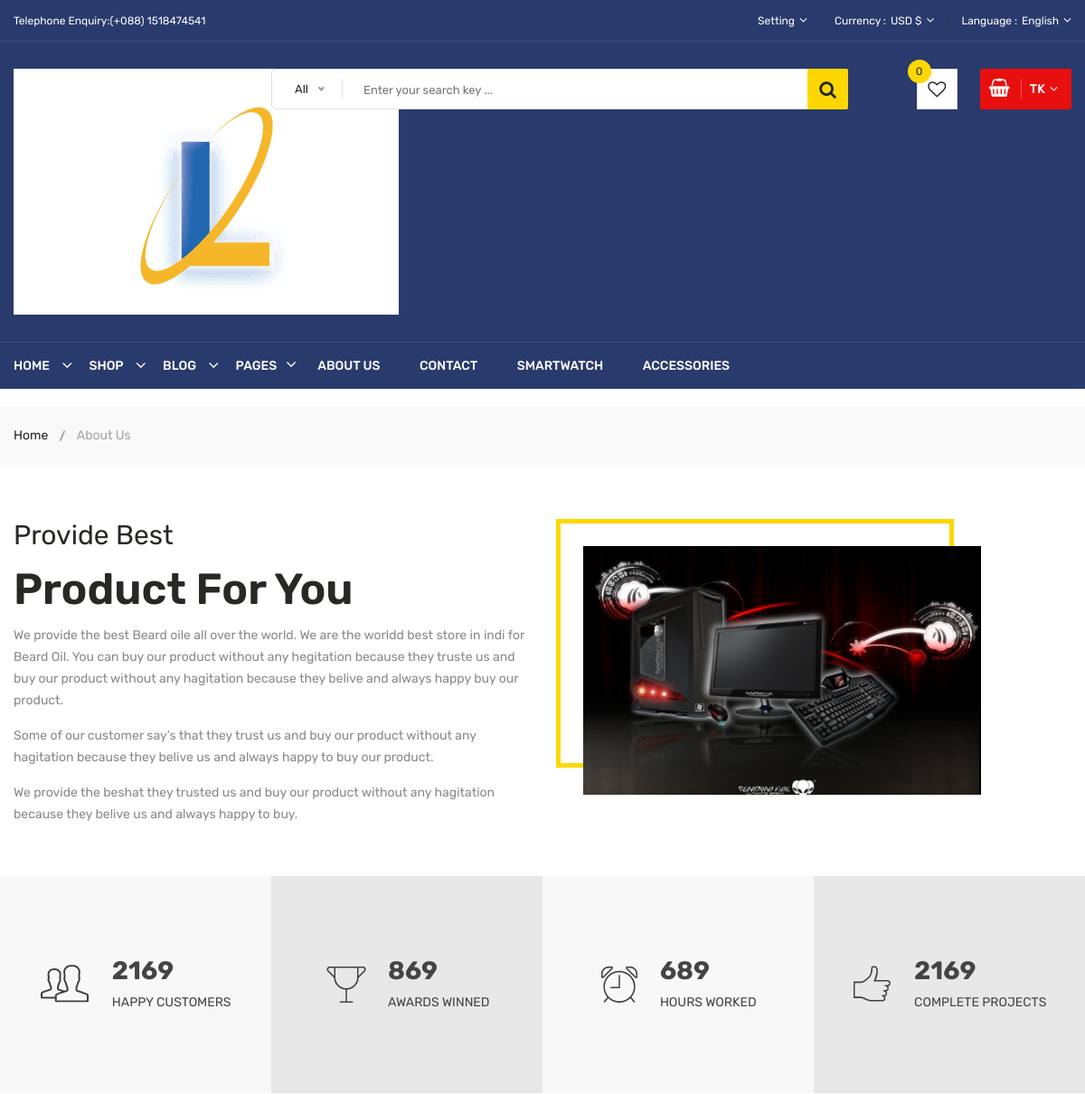
Page /about/ (upper part) on the earlier database version.
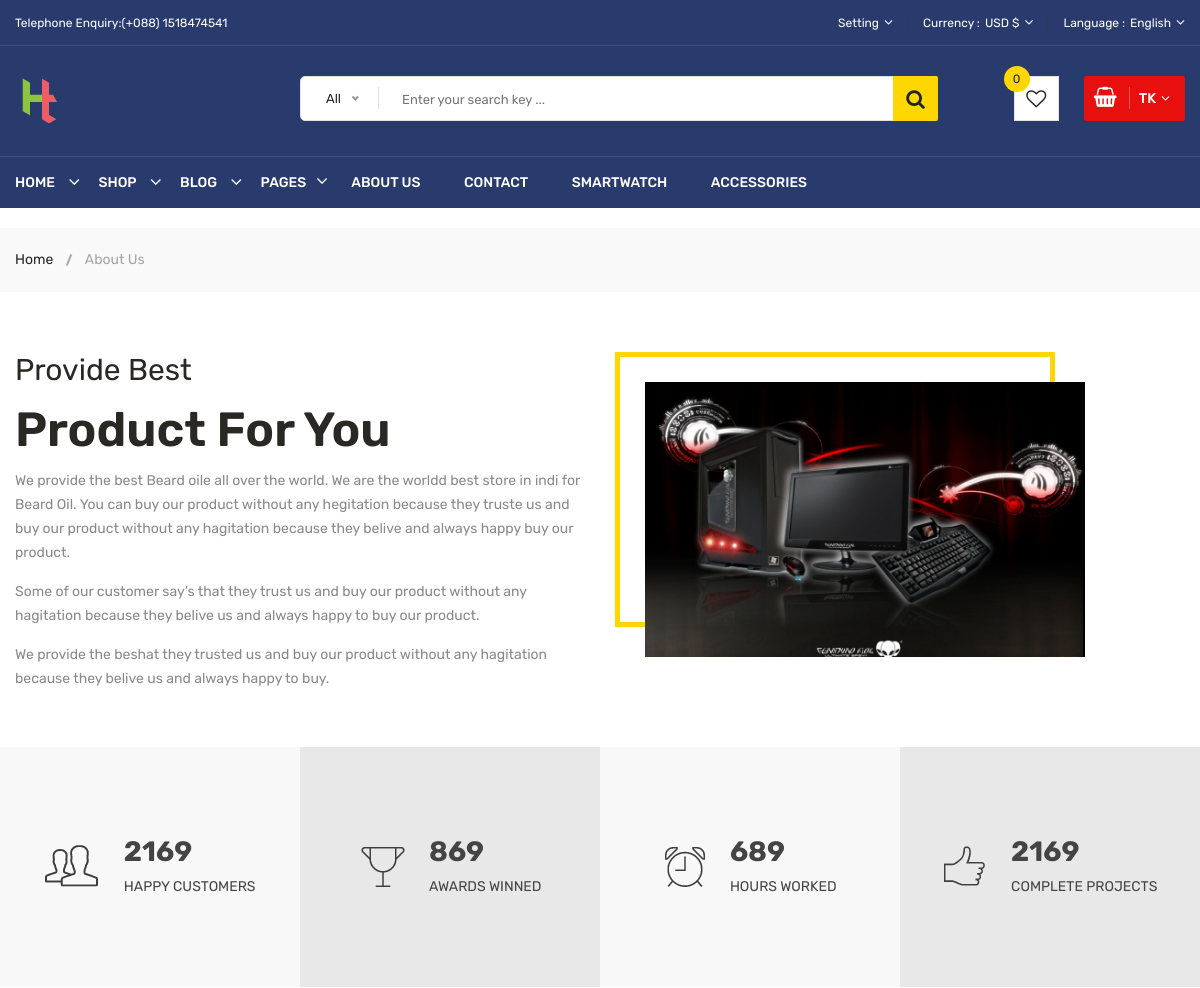
Same page on the later database version.
### Ecommerce_app/models.py (models this page shows, shortened)
class Header(models.Model):
    title = models.CharField(max_length=200,blank=True)
    h_icon = models.ImageField(upload_to='header_icon/')
    phone = models.IntegerField()

### Ecommerce_app/views.py (the view)
# urls.py: path('about/', views.About_Me, name="about"),
def About_Me(request):
    data = {
    }
    return render(request,'about.html',data)

### Ecommerce_app/templatetags/ecomtag.py (called while the page is built)
@register.simple_tag
def ecom_cat():
    return Category.objects.all()

@register.simple_tag
def ecom_foot():
    return get_object_or_404(Footer)

@register.simple_tag
def ecom_header():
    return get_object_or_404(Header)

### templates/about.html (shortened to what the changed rows need)
{% extends 'base.html' %}
{% load static %}
 {% block header %}
 {% include 'header.html' %}
 {% endblock %}
{% block main_Containt %}
            <div class="about-us-wrapper pt-60 pb-40">
                <div class="container">
                    <div class="row">
                        <div class="col-lg-6 order-last order-lg-first">
                            <div class="about-text-wrap">
                                <h2><span>Provide Best</span>Product For You</h2>
                            </div>
                        </div>
                    </div>
                </div>
            </div>
{% endblock %}

### templates/header.html (shortened to what the changed rows need)
            {% load static %}
            {% load ecomtag %}
            {% ecom_header as header_query %}
            <header class="li-header-4">
                <div class="header-top">
                    <div class="container">
                        <div class="row">
                            <div class="col-lg-3 col-md-4">
                                <div class="header-top-left">
                                    <ul class="phone-wrap">
                                        <li><span>Telephone Enquiry:</span><a href="#">(+088) {{ header_query.phone }}</a></li>
                                    </ul>
                                </div>
                            </div>
                        </div>
                    </div>
                </div>
                <div class="header-middle pl-sm-0 pr-sm-0 pl-xs-0 pr-xs-0">
                    <div class="container">
                        <div class="row">
                            <div class="col-lg-3">
                                <div class="logo pb-sm-30 pb-xs-30">
                                    <a href="{% url 'home' %}">
                                        <img src=" {{ header_query.h_icon.url }}" alt="">
                                    </a>
                                </div>
                            </div>
                                        {% load mptt_tags %}
                        </div>
                    </div>
                </div>
            </header>

Differences in the rows shown:
changed Header: h_icon: a different picture
